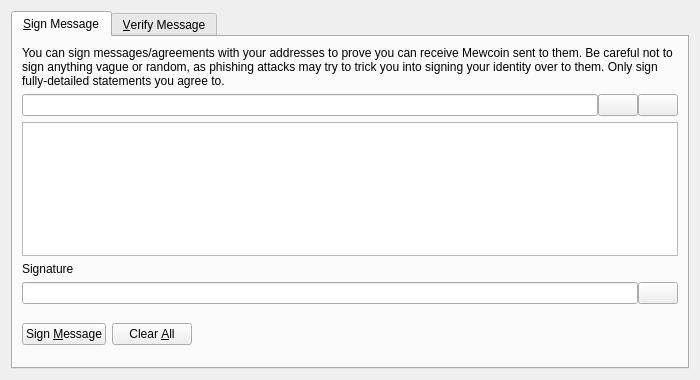
<?xml version="1.0" encoding="UTF-8"?>
<ui version="4.0">
 <class>SignVerifyMessageDialog</class>
 <widget class="QDialog" name="SignVerifyMessageDialog">
  <property name="geometry">
   <rect>
    <x>0</x>
    <y>0</y>
    <width>700</width>
    <height>380</height>
   </rect>
  </property>
  <property name="windowTitle">
   <string>Signatures - Sign / Verify a Message</string>
  </property>
  <property name="modal">
   <bool>true</bool>
  </property>
  <layout class="QVBoxLayout" name="verticalLayout">
   <item>
    <widget class="QTabWidget" name="tabWidget">
     <property name="currentIndex">
      <number>0</number>
     </property>
     <widget class="QWidget" name="tabSignMessage">
      <attribute name="title">
       <string>&amp;Sign Message</string>
      </attribute>
      <layout class="QVBoxLayout" name="verticalLayout_SM">
       <item>
        <widget class="QLabel" name="infoLabel_SM">
         <property name="text">
          <string>You can sign messages/agreements with your addresses to prove you can receive Mewcoin sent to them. Be careful not to sign anything vague or random, as phishing attacks may try to trick you into signing your identity over to them. Only sign fully-detailed statements you agree to.</string>
         </property>
         <property name="textFormat">
          <enum>Qt::PlainText</enum>
         </property>
         <property name="wordWrap">
          <bool>true</bool>
         </property>
        </widget>
       </item>
       <item>
        <layout class="QHBoxLayout" name="horizontalLayout_1_SM">
         <property name="spacing">
          <number>0</number>
         </property>
         <item>
          <widget class="QValidatedLineEdit" name="addressIn_SM">
           <property name="toolTip">
            <string>The Mewcoin address to sign the message with</string>
           </property>
          </widget>
         </item>
         <item>
          <widget class="QPushButton" name="addressBookButton_SM">
           <property name="toolTip">
            <string>Choose previously used address</string>
           </property>
           <property name="text">
            <string/>
           </property>
           <property name="shortcut">
            <string>Alt+A</string>
           </property>
           <property name="autoDefault">
            <bool>false</bool>
           </property>
          </widget>
         </item>
         <item>
          <widget class="QPushButton" name="pasteButton_SM">
           <property name="toolTip">
            <string>Paste address from clipboard</string>
           </property>
           <property name="text">
            <string/>
           </property>
           <property name="shortcut">
            <string>Alt+P</string>
           </property>
           <property name="autoDefault">
            <bool>false</bool>
           </property>
          </widget>
         </item>
        </layout>
       </item>
       <item>
        <widget class="QPlainTextEdit" name="messageIn_SM">
         <property name="toolTip">
          <string>Enter the message you want to sign here</string>
         </property>
        </widget>
       </item>
       <item>
        <widget class="QLabel" name="signatureLabel_SM">
         <property name="text">
          <string>Signature</string>
         </property>
         <property name="textFormat">
          <enum>Qt::PlainText</enum>
         </property>
        </widget>
       </item>
       <item>
        <layout class="QHBoxLayout" name="horizontalLayout_2_SM">
         <property name="spacing">
          <number>0</number>
         </property>
         <item>
          <widget class="QLineEdit" name="signatureOut_SM">
           <property name="font">
            <font>
             <italic>true</italic>
            </font>
           </property>
           <property name="readOnly">
            <bool>true</bool>
           </property>
          </widget>
         </item>
         <item>
          <widget class="QPushButton" name="copySignatureButton_SM">
           <property name="toolTip">
            <string>Copy the current signature to the system clipboard</string>
           </property>
           <property name="text">
            <string/>
           </property>
           <property name="autoDefault">
            <bool>false</bool>
           </property>
          </widget>
         </item>
        </layout>
       </item>
       <item>
        <layout class="QHBoxLayout" name="horizontalLayout_3_SM">
         <item>
          <widget class="QPushButton" name="signMessageButton_SM">
           <property name="toolTip">
            <string>Sign the message to prove you own this Mewcoin address</string>
           </property>
           <property name="text">
            <string>Sign &amp;Message</string>
           </property>
           <property name="autoDefault">
            <bool>false</bool>
           </property>
          </widget>
         </item>
         <item>
          <widget class="QPushButton" name="clearButton_SM">
           <property name="toolTip">
            <string>Reset all sign message fields</string>
           </property>
           <property name="text">
            <string>Clear &amp;All</string>
           </property>
           <property name="autoDefault">
            <bool>false</bool>
           </property>
          </widget>
         </item>
         <item>
          <spacer name="horizontalSpacer_1_SM">
           <property name="orientation">
            <enum>Qt::Horizontal</enum>
           </property>
           <property name="sizeHint" stdset="0">
            <size>
             <width>40</width>
             <height>48</height>
            </size>
           </property>
          </spacer>
         </item>
         <item>
          <widget class="QLabel" name="statusLabel_SM">
           <property name="font">
            <font>
             <weight>75</weight>
             <bold>true</bold>
            </font>
           </property>
           <property name="text">
            <string/>
           </property>
           <property name="wordWrap">
            <bool>true</bool>
           </property>
          </widget>
         </item>
         <item>
          <spacer name="horizontalSpacer_2_SM">
           <property name="orientation">
            <enum>Qt::Horizontal</enum>
           </property>
           <property name="sizeHint" stdset="0">
            <size>
             <width>40</width>
             <height>48</height>
            </size>
           </property>
          </spacer>
         </item>
        </layout>
       </item>
      </layout>
     </widget>
     <widget class="QWidget" name="tabVerifyMessage">
      <attribute name="title">
       <string>&amp;Verify Message</string>
      </attribute>
      <layout class="QVBoxLayout" name="verticalLayout_VM">
       <item>
        <widget class="QLabel" name="infoLabel_VM">
         <property name="text">
          <string>Enter the receiver's address, message (ensure you copy line breaks, spaces, tabs, etc. exactly) and signature below to verify the message. Be careful not to read more into the signature than what is in the signed message itself, to avoid being tricked by a man-in-the-middle attack. Note that this only proves the signing party receives with the address, it cannot prove sendership of any transaction!</string>
         </property>
         <property name="textFormat">
          <enum>Qt::PlainText</enum>
         </property>
         <property name="alignment">
          <set>Qt::AlignLeading|Qt::AlignLeft|Qt::AlignTop</set>
         </property>
         <property name="wordWrap">
          <bool>true</bool>
         </property>
        </widget>
       </item>
       <item>
        <layout class="QHBoxLayout" name="horizontalLayout_1_VM">
         <property name="spacing">
          <number>0</number>
         </property>
         <item>
          <widget class="QValidatedLineEdit" name="addressIn_VM">
           <property name="toolTip">
            <string>The Mewcoin address the message was signed with</string>
           </property>
          </widget>
         </item>
         <item>
          <widget class="QPushButton" name="addressBookButton_VM">
           <property name="toolTip">
            <string>Choose previously used address</string>
           </property>
           <property name="text">
            <string/>
           </property>
           <property name="shortcut">
            <string>Alt+A</string>
           </property>
           <property name="autoDefault">
            <bool>false</bool>
           </property>
          </widget>
         </item>
        </layout>
       </item>
       <item>
        <widget class="QPlainTextEdit" name="messageIn_VM"/>
       </item>
       <item>
        <widget class="QValidatedLineEdit" name="signatureIn_VM"/>
       </item>
       <item>
        <layout class="QHBoxLayout" name="horizontalLayout_2_VM">
         <item>
          <widget class="QPushButton" name="verifyMessageButton_VM">
           <property name="toolTip">
            <string>Verify the message to ensure it was signed with the specified Mewcoin address</string>
           </property>
           <property name="text">
            <string>Verify &amp;Message</string>
           </property>
           <property name="autoDefault">
            <bool>false</bool>
           </property>
          </widget>
         </item>
         <item>
          <widget class="QPushButton" name="clearButton_VM">
           <property name="toolTip">
            <string>Reset all verify message fields</string>
           </property>
           <property name="text">
            <string>Clear &amp;All</string>
           </property>
           <property name="autoDefault">
            <bool>false</bool>
           </property>
          </widget>
         </item>
         <item>
          <spacer name="horizontalSpacer_1_VM">
           <property name="orientation">
            <enum>Qt::Horizontal</enum>
           </property>
           <property name="sizeHint" stdset="0">
            <size>
             <width>40</width>
             <height>48</height>
            </size>
           </property>
          </spacer>
         </item>
         <item>
          <widget class="QLabel" name="statusLabel_VM">
           <property name="font">
            <font>
             <weight>75</weight>
             <bold>true</bold>
            </font>
           </property>
           <property name="text">
            <string/>
           </property>
           <property name="wordWrap">
            <bool>true</bool>
           </property>
          </widget>
         </item>
         <item>
          <spacer name="horizontalSpacer_2_VM">
           <property name="orientation">
            <enum>Qt::Horizontal</enum>
           </property>
           <property name="sizeHint" stdset="0">
            <size>
             <width>40</width>
             <height>48</height>
            </size>
           </property>
          </spacer>
         </item>
        </layout>
       </item>
      </layout>
     </widget>
    </widget>
   </item>
  </layout>
 </widget>
 <customwidgets>
  <customwidget>
   <class>QValidatedLineEdit</class>
   <extends>QLineEdit</extends>
   <header>qvalidatedlineedit.h</header>
  </customwidget>
 </customwidgets>
 <resources>
  <include location="../mewcoin.qrc"/>
 </resources>
 <connections/>
</ui>
